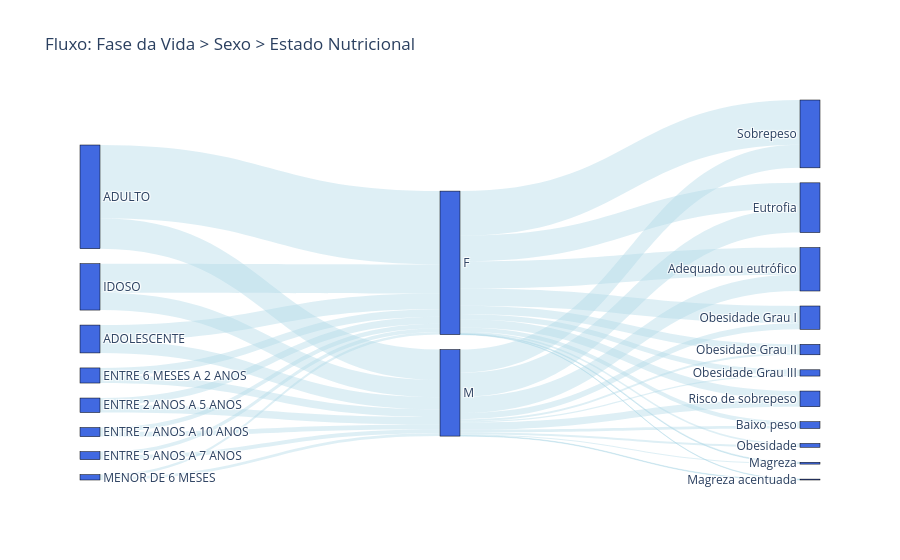

Notebook cell for this chart:
### Markdown cell above
O gráfico acima mostra que a maior concentração de obesidade e sobrepeso estão nas fases adultos e idosos, sendo que idosos tem muito mais sobrepeso, mais da metade deste grupo está com sobrepeso.  
Isso ocorre porque a maioria das pessoas não se cuida ao envelhecer, geralmente continuam comendo mal e sem fazer exercícios enquanto o metabolismo e outras partes do corpo vao se degradando, ficando piores com o passar do tempo.  
Isso é um alerta para os orgãos de saúde focarem na disciplinação de idosos e adultos.

Abaixo vamos adcionar o sexo em um gráfico Sankey Diagram para vermos se algum sexo em determinada faixa etária tem mais propenção a obesidade do que outro.

### Code cell
import plotly.graph_objects as go

# 2. Criar a lista de labels únicos para todos os nós
# A ordem aqui define os índices (0, 1, 2...)
label_list = list(clean_target_dataset['DS_FASE_VIDA'].unique()) + \
             list(clean_target_dataset['SG_SEXO'].unique()) + \
             list(clean_target_dataset['ESTADO_NUTRI'].unique())

# 3. Mapear os nomes para seus respectivos índices
nodes_map = {name: i for i, name in enumerate(label_list)}

# 4. Construir as conexões (Source -> Target)
# Fluxo 1: Fase da Vida -> Sexo
flow1 = clean_target_dataset.groupby(['DS_FASE_VIDA', 'SG_SEXO']).size().reset_index(name='count')
# Fluxo 2: Sexo -> Estado Nutri
flow2 = clean_target_dataset.groupby(['SG_SEXO', 'ESTADO_NUTRI']).size().reset_index(name='count')

sources = [nodes_map[x] for x in flow1['DS_FASE_VIDA']] + [nodes_map[x] for x in flow2['SG_SEXO']]
targets = [nodes_map[x] for x in flow1['SG_SEXO']] + [nodes_map[x] for x in flow2['ESTADO_NUTRI']]
values = list(flow1['count']) + list(flow2['count'])

# 5. Gerar o gráfico
fig = go.Figure(data=[go.Sankey(
    node = dict(
      pad = 15,
      thickness = 20,
      line = dict(color = "black", width = 0.5),
      label = label_list,
      color = "royalblue"
    ),
    link = dict(
      source = sources,
      target = targets,
      value = values,
      color = 'rgba(173, 216, 230, 0.4)' # Cor suave para os fluxos
  ))])

fig.update_layout(title_text="Fluxo: Fase da Vida > Sexo > Estado Nutricional", font_size=12)
fig.show()

### Figure 1 — Plotly figure (JSON) as saved in the notebook; plotly's stock layout.template omitted (floating-point values rounded to 4 significant figures)
{"data": [{"link": {"color": "rgba(173, 216, 230, 0.4)", "source": [4, 4, 0, 0, 5, 5, 6, 6, 2, 2, 3, 3, 1, 1, 7, 7, 9, 9, 9, 9, 9, 9, 9, 9, 9, 9, 9, 8, 8, 8, 8, 8, 8, 8, 8, 8, 8, 8], "target": [9, 8, 9, 8, 9, 8, 9, 8, 9, 8, 9, 8, 9, 8, 9, 8, 14, 16, 13, 19, 20, 18, 15, 10, 12, 17, 11, 14, 16, 13, 19, 20, 18, 15, 10, 12, 17, 11], "value": [104882, 80952, 488562, 202764, 46491, 50134, 25374, 27923, 49360, 51292, 29961, 30613, 194449, 114662, 17578, 18356, 181309, 27804, 171058, 5283, 2531, 11318, 114809, 55148, 33736, 55869, 297792, 108321, 17249, 160380, 7038, 3446, 14013, 40993, 14375, 7982, 48401, 154498]}, "node": {"color": "royalblue", "label": ["ADULTO", "IDOSO", "ENTRE 6 MESES A 2 ANOS", "ENTRE 7 ANOS A 10 ANOS", "ADOLESCENTE", "ENTRE 2 ANOS A 5 ANOS", "ENTRE 5 ANOS A 7 ANOS", "MENOR DE 6 MESES", "M", "F", "Obesidade Grau II", "Sobrepeso", "Obesidade Grau III", "Eutrofia", "Adequado ou eutrófico", "Obesidade Grau I", "Baixo peso", "Risco de sobrepeso", "Obesidade", "Magreza", "Magreza acentuada"], "line": {"color": "black", "width": 0.5}, "pad": 15, "thickness": 20}, "type": "sankey"}], "layout": {"font": {"size": 12}, "title": {"text": "Fluxo: Fase da Vida > Sexo > Estado Nutricional"}}}
